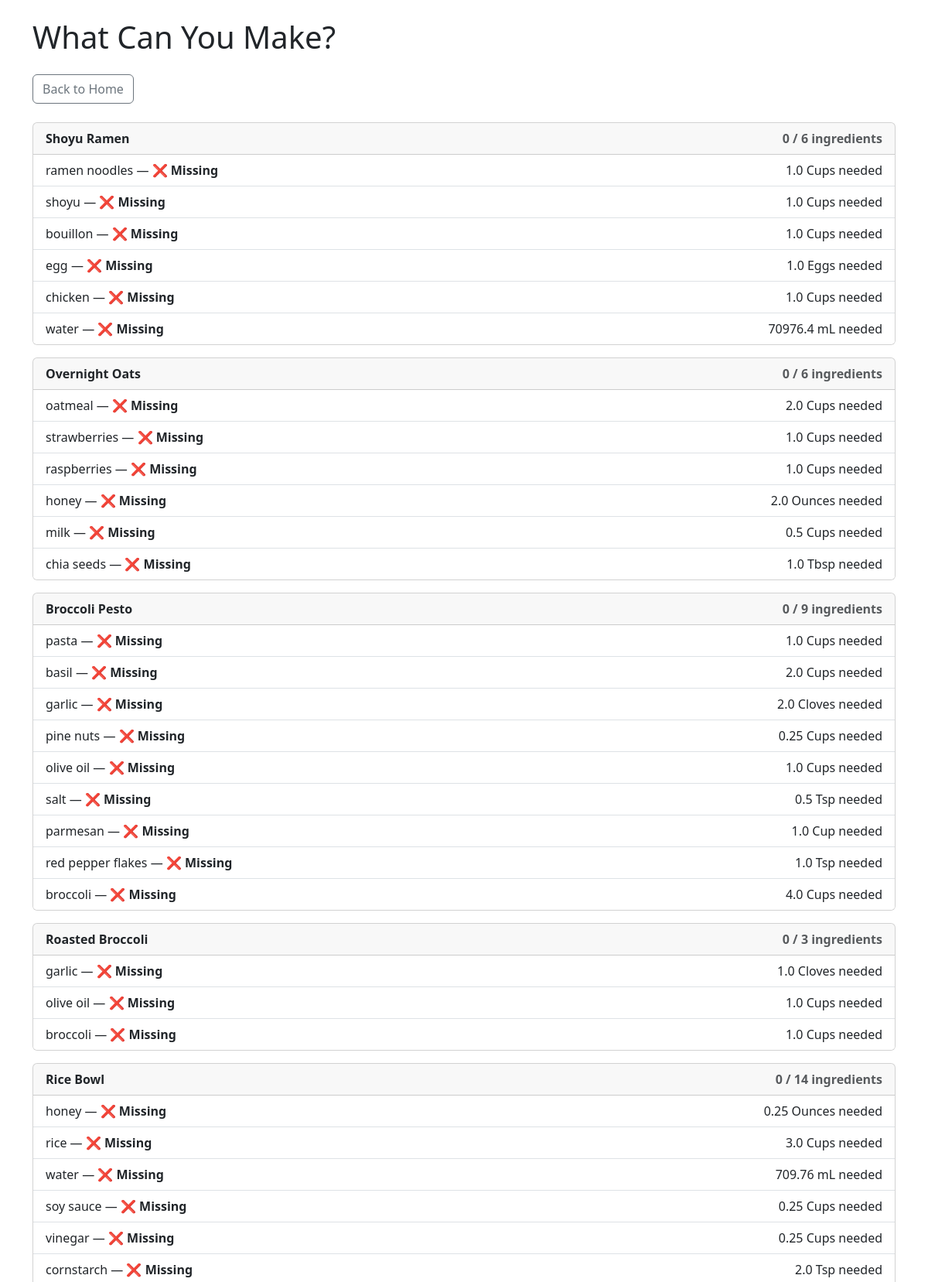
Page /recipes/status (upper part) on the committed database.
### create_db.py (models this page shows)
class RecipeIngredient(Base):
    __tablename__ = 'recipe_ingredients'
    id = Column(Integer, primary_key=True)
    recipe_id = Column(Integer, ForeignKey('recipes.id'))
    ingredient_id = Column(Integer, ForeignKey('ingredients.id'))
    quantity = Column(Float)
    recipe = relationship('Recipe', back_populates='ingredients')
    ingredient = relationship('Ingredient', back_populates='recipes')
    @hybrid_property
    def amount_in_cups(self):
        if self.ingredient and self.ingredient.unit:
            return convert_to_cups(self.quantity, self.ingredient.unit)
        return None

class Recipe(Base):
    __tablename__ = 'recipes'
    id = Column(Integer, primary_key=True)
    name = Column(String, nullable=False)
    ingredients = relationship('RecipeIngredient', back_populates='recipe')
    shopping_lists = relationship(
        'ShoppingList',
        secondary=shopping_list_recipes,
        back_populates='recipes'
    )

class Ingredient(Base):
    __tablename__ = 'ingredients'
    id = Column(Integer, primary_key=True)
    name = Column(String, nullable=False, unique=True)
    unit = Column(String)
    recipes = relationship('RecipeIngredient', back_populates='ingredient')

### app.py (the view)
@app.route('/recipes/status')
def recipe_status():
    recipes = session.query(Recipe).options(
        joinedload(Recipe.ingredients).joinedload(RecipeIngredient.ingredient)
    ).all()
    cabinet_items = session.query(CabinetItem).all()
    cabinet_lookup = {
        item.ingredient.name.lower(): item.amount_in_cups
        for item in cabinet_items
    }
    recipe_statuses = []
    for recipe in recipes:
        status = {
            'recipe_name': recipe.name,
            'ingredients': [],
            'complete_count': 0,
            'total_count': len(recipe.ingredients),
        }
        for ri in recipe.ingredients:
            name = ri.ingredient.name.lower()
            required_qty_ml = ri.amount_in_cups
            available_qty_ml = cabinet_lookup.get(name, 0)
            if available_qty_ml >= required_qty_ml:
                status['ingredients'].append({
                    'name': name,
                    'status': '✅ Enough',
                    'needed': 0,
                    'unit': ri.ingredient.unit
                })
                status['complete_count'] += 1
            else:
                missing_ml = required_qty_ml - available_qty_ml
                missing_in_unit = convert_from_cups_to_original_unit(missing_ml, ri.ingredient.unit)
                status['ingredients'].append({
                    'name': name,
                    'status': '❌ Missing',
                    'needed': round(missing_in_unit, 2),
                    'unit': ri.ingredient.unit
                })
        if status['total_count'] > 0:
            status['completion_ratio'] = status['complete_count'] / status['total_count']
        else:
            status['completion_ratio'] = 0
        recipe_statuses.append(status)
    recipe_statuses.sort(key=lambda r: r['completion_ratio'], reverse=True)
    return render_template('recipe_status.html', recipe_statuses=recipe_statuses)

### app.py (called while the page is built)
def convert_from_cups_to_original_unit(quantity_cups, original_unit):
    unit = original_unit.lower()
    UNIT_TO_CUPS = {
        'cups': 1,
        'tbsp': 1 / 16,  # 16 tbsp = 1 cup
        'tsp': 1 / 48,  # 48 tsp = 1 cup
        'ounces': 1 / 8,  # 8 oz = 1 cup
        'pint': 2,  # 1 pint = 2 cups
        'quart': 4,
        'gallon': 16,
        'milliliter': 1 / 240,  # ~240 mL = 1 cup
        'liter': 4.22675,
        'lbs': 1 / 1.89,  # ~1.89 lbs water = 1 cup
        'eggs': 1,  # 1 cup eggs ≈ 1 egg? treat 1:1 or handle specially
        'whole': 1,
        'cloves': 1
    }
    factor = UNIT_TO_CUPS.get(unit)
    if factor is None or factor == 0:
        return quantity_cups  # unknown unit: return as-is
    converted_quantity = round(quantity_cups / factor, 2)
    return converted_quantity

### create_db.py (called while the page is built)
def convert_to_cups(quantity, unit):
    factor = UNIT_TO_CUPS.get(unit.lower())
    if factor is None:
        factor = 1
    return quantity * factor if factor is not None else None

### templates/recipe_status.html (shortened to what this page needs)
<!DOCTYPE html>
<html lang="en">
<head>
    <link href="https://cdn.jsdelivr.net/npm/bootstrap@5.3.0/dist/css/bootstrap.min.css" rel="stylesheet">
</head>
<body class="container py-4">
    <h1 class="mb-4">What Can You Make?</h1>
    <a href="/" class="btn btn-outline-secondary mb-4">Back to Home</a>
    {% for recipe in recipe_statuses %}
        <div class="card mb-3 {% if recipe.complete_count == recipe.total_count %}border-success{% endif %}">
            <div class="card-header fw-bold">
                {{ recipe.recipe_name }}
                <span class="float-end text-muted">
                    {{ recipe.complete_count }} / {{ recipe.total_count }} ingredients
                </span>
            </div>
            <ul class="list-group list-group-flush">
                {% for ing in recipe.ingredients %}
                    <li class="list-group-item d-flex justify-content-between">
                        <span>{{ ing.name }} — <strong>{{ ing.status }}</strong></span>
                        {% if ing.status == '❌ Missing' %}
                            <span>{{ ing.needed }} {{ ing.unit }} needed</span>
                        {% endif %}
                    </li>
                {% endfor %}
            </ul>
        </div>
    {% endfor %}
</body>
</html>

### rows in the picture
RecipeIngredient: recipe_name "Shoyu Ramen", complete_count "0", total_count "6", name "ramen noodles", status "❌ Missing", needed "1.0", unit "Cups"
RecipeIngredient: name "shoyu", status "❌ Missing", needed "1.0", unit "Cups"
RecipeIngredient: name "bouillon", status "❌ Missing", needed "1.0", unit "Cups"
RecipeIngredient: name "egg", status "❌ Missing", needed "1.0", unit "Eggs"
RecipeIngredient: name "chicken", status "❌ Missing", needed "1.0", unit "Cups"
RecipeIngredient: name "water", status "❌ Missing", needed "70976.4", unit "mL", needed "709.76"
RecipeIngredient: recipe_name "Overnight Oats", complete_count "0", total_count "6", name "oatmeal", status "❌ Missing", needed "2.0", unit "Cups"
RecipeIngredient: name "strawberries", status "❌ Missing", needed "1.0", unit "Cups"
RecipeIngredient: name "raspberries", status "❌ Missing", needed "1.0", unit "Cups"
RecipeIngredient: name "honey", status "❌ Missing", needed "2.0", unit "Ounces", needed "0.25"
RecipeIngredient: name "milk", status "❌ Missing", needed "0.5", unit "Cups"
RecipeIngredient: name "chia seeds", status "❌ Missing", needed "1.0", unit "Tbsp"
RecipeIngredient: recipe_name "Broccoli Pesto", complete_count "0", total_count "9", name "pasta", status "❌ Missing", needed "1.0", unit "Cups"
RecipeIngredient: name "basil", status "❌ Missing", needed "2.0", unit "Cups"
RecipeIngredient: name "garlic", status "❌ Missing", needed "2.0", unit "Cloves", needed "1.0"
RecipeIngredient: name "pine nuts", status "❌ Missing", needed "0.25", unit "Cups"
RecipeIngredient: name "olive oil", status "❌ Missing", needed "1.0", unit "Cups"
RecipeIngredient: name "salt", status "❌ Missing", needed "0.5", unit "Tsp"
RecipeIngredient: name "parmesan", status "❌ Missing", needed "1.0", unit "Cup"
RecipeIngredient: name "red pepper flakes", status "❌ Missing", needed "1.0", unit "Tsp"
RecipeIngredient: name "broccoli", status "❌ Missing", needed "4.0", unit "Cups", needed "1.0"
RecipeIngredient: recipe_name "Roasted Broccoli", complete_count "0", total_count "3"
RecipeIngredient: recipe_name "Rice Bowl", complete_count "0", total_count "14"
RecipeIngredient: name "rice", status "❌ Missing", needed "3.0", unit "Cups"
RecipeIngredient: name "soy sauce", status "❌ Missing", needed "0.25", unit "Cups"
RecipeIngredient: name "vinegar", status "❌ Missing", needed "0.25", unit "Cups"
RecipeIngredient: name "cornstarch", status "❌ Missing", needed "2.0", unit "Tsp"
